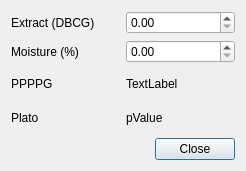
<?xml version="1.0" encoding="UTF-8"?>
<ui version="4.0">
 <class>ExtractDialog</class>
 <widget class="QDialog" name="ExtractDialog">
  <property name="geometry">
   <rect>
    <x>0</x>
    <y>0</y>
    <width>246</width>
    <height>171</height>
   </rect>
  </property>
  <property name="windowTitle">
   <string>Extract Potential</string>
  </property>
  <property name="windowIcon">
   <iconset resource="../SB_Images.qrc">
    <normaloff>:/menu/sb2</normaloff>:/menu/sb2</iconset>
  </property>
  <layout class="QGridLayout" name="gridLayout">
   <item row="0" column="0">
    <widget class="QLabel" name="extractLabel">
     <property name="text">
      <string>Extract (DBCG)</string>
     </property>
    </widget>
   </item>
   <item row="0" column="1">
    <widget class="QDoubleSpinBox" name="extractSpin"/>
   </item>
   <item row="1" column="0">
    <widget class="QLabel" name="moistureLabel">
     <property name="text">
      <string>Moisture (%)</string>
     </property>
    </widget>
   </item>
   <item row="1" column="1">
    <widget class="QDoubleSpinBox" name="moistureSpin"/>
   </item>
   <item row="2" column="0">
    <widget class="QLabel" name="ppppgLabel">
     <property name="text">
      <string>PPPPG</string>
     </property>
    </widget>
   </item>
   <item row="2" column="1">
    <widget class="QLabel" name="ppppgValue">
     <property name="text">
      <string>TextLabel</string>
     </property>
    </widget>
   </item>
   <item row="3" column="0">
    <widget class="QLabel" name="platoLabel">
     <property name="text">
      <string>Plato</string>
     </property>
    </widget>
   </item>
   <item row="3" column="1">
    <widget class="QLabel" name="platoValue">
     <property name="text">
      <string>pValue</string>
     </property>
    </widget>
   </item>
   <item row="4" column="0" colspan="2">
    <widget class="QDialogButtonBox" name="buttonBox">
     <property name="orientation">
      <enum>Qt::Horizontal</enum>
     </property>
     <property name="standardButtons">
      <set>QDialogButtonBox::Close</set>
     </property>
    </widget>
   </item>
  </layout>
 </widget>
 <resources>
  <include location="../SB_Images.qrc"/>
 </resources>
 <connections>
  <connection>
   <sender>buttonBox</sender>
   <signal>accepted()</signal>
   <receiver>ExtractDialog</receiver>
   <slot>accept()</slot>
   <hints>
    <hint type="sourcelabel">
     <x>248</x>
     <y>254</y>
    </hint>
    <hint type="destinationlabel">
     <x>157</x>
     <y>274</y>
    </hint>
   </hints>
  </connection>
  <connection>
   <sender>buttonBox</sender>
   <signal>rejected()</signal>
   <receiver>ExtractDialog</receiver>
   <slot>reject()</slot>
   <hints>
    <hint type="sourcelabel">
     <x>316</x>
     <y>260</y>
    </hint>
    <hint type="destinationlabel">
     <x>286</x>
     <y>274</y>
    </hint>
   </hints>
  </connection>
 </connections>
</ui>
